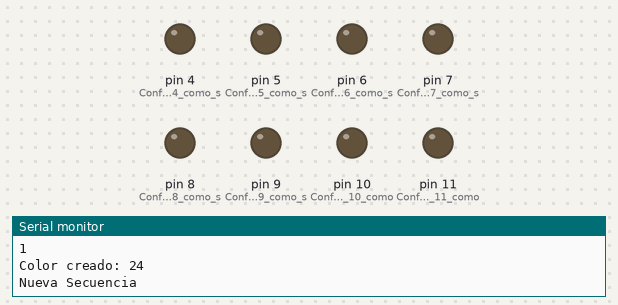
Bench run of a sketch on a simulated Arduino Uno, built with avr-gcc and run on an emulated ATmega328P. Parts: output pins drawn as LEDs (lit = HIGH), the last lines printed to the serial monitor. Random numbers use the default seed unless the sketch sets one; EEPROM starts erased.

Above: at 0.1 s.
At 0.6 s:
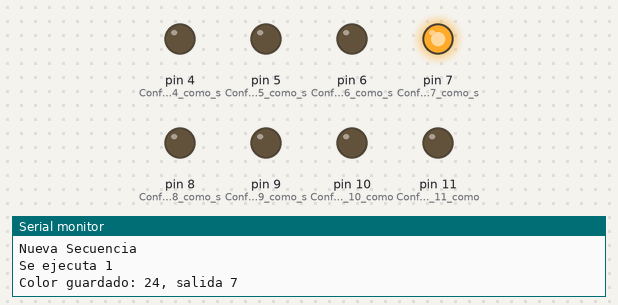
At 39.9 s:
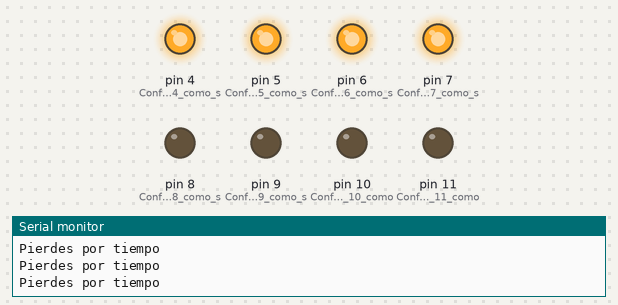
Timing chart, 0 to 40.0 s (numbered marks = the images above):
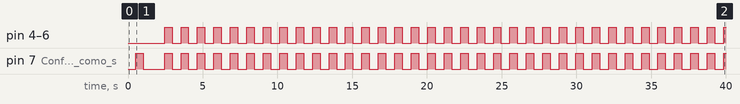

Measured:
- by itself, pin 7 (Configura_el_pin_7_como_s): goes HIGH 0.50 s, LOW 1.4 s, 34 × (HIGH 0.50 s, LOW 0.60 s), then HIGH
- by itself, pin 4 (Configura_el_pin_4_como_s), pin 5 (Configura_el_pin_5_como_s), pin 6 (Configura_el_pin_6_como_s): alternates HIGH for 0.50 s and LOW for 0.60 s

The sketch:

CodeArduino.ino
```cpp
#include <EEPROM.h> // Biblioteca para utilizar la memoria EEPROM

int cntjuego = 0; // Contador de juegos
int color = 0; // Variable para almacenar el color generado

void setup() {
  Serial.begin(9600); // Inicializa la comunicación serial a 9600 baudios
  pinMode(4, OUTPUT); // Configura el pin 4 como salida
  pinMode(5, OUTPUT); // Configura el pin 5 como salida
  pinMode(6, OUTPUT); // Configura el pin 6 como salida
  pinMode(7, OUTPUT); // Configura el pin 7 como salida
  pinMode(8, OUTPUT); // Configura el pin 8 como salida
  pinMode(9, OUTPUT); // Configura el pin 9 como salida
  pinMode(10, OUTPUT); // Configura el pin 10 como salida
  pinMode(11, OUTPUT); // Configura el pin 11 como salida
}

void loop() {
  crearColor(); // Llama a la función que crea un color aleatorio
  mostrarColor(); // Muestra la secuencia de colores almacenados
  comprobarRespuesta(); // Comprueba si la respuesta del usuario es correcta
}

void crearColor() {
  cntjuego++; // Incrementa el contador de juegos
  color = random(1, 5); // Genera un color aleatorio entre 1 y 4

  // Guarda el color en la EEPROM en función del valor generado
  switch (color) {
    case 1:
      EEPROM.write(cntjuego, 17);
      break;
    case 2:
      EEPROM.write(cntjuego, 18);
      break;
    case 3:
      EEPROM.write(cntjuego, 20);
      break;
    case 4:
      EEPROM.write(cntjuego, 24);
      break;
    default:
      break;
  }
  Serial.println(cntjuego); // Imprime el número de juego
  Serial.print("Color creado: "); // Imprime el color creado
  Serial.println(EEPROM.read(cntjuego));
  Serial.println("");
}

void mostrarColor() {
  // Muestra la secuencia de colores almacenados en la EEPROM
  for (int i = 1; i < cntjuego + 1; i++) {
    if (i == 1) {
      Serial.println("Nueva Secuencia"); // Imprime que es una nueva secuencia
    }
    delay(500); // Espera 500 milisegundos
    Serial.print("Se ejecuta "); // Imprime el número de ejecución
    Serial.println(i);

    // Enciende y apaga el LED correspondiente al color almacenado
    switch (EEPROM.read(i)) {
      case 17:
        Serial.println("Color guardado: 17, salida 4");
        digitalWrite(4, HIGH);
        delay(500);
        digitalWrite(4, LOW);
        break;
      case 18:
        Serial.println("Color guardado: 18, salida 5");
        digitalWrite(5, HIGH);
        delay(500);
        digitalWrite(5, LOW);
        break;
      case 20:
        Serial.println("Color guardado: 20, salida 6");
        digitalWrite(6, HIGH);
        delay(500);
        digitalWrite(6, LOW);
        break;
      case 24:
        Serial.println("Color guardado: 24, salida 7");
        digitalWrite(7, HIGH);
        delay(500);
        digitalWrite(7, LOW);
        break;
      default:
        break;
    }
  }
}

void comprobarRespuesta() {
  // Comprueba la respuesta del usuario para cada color en la secuencia
  for (int i = 1; i < cntjuego + 1; i++) {
    float cntCompr = 0; // Contador para el tiempo de espera
    int respuesta = 0; // Variable para almacenar la respuesta del usuario
    Serial.print("Variable i= ");
    Serial.println(i);

    // Espera hasta que el usuario proporcione una respuesta
    while (1) {
      // Lee las entradas digitales y las combina en un valor
      respuesta = 0b00010000 | digitalRead(11) << 3 | digitalRead(10) << 2 | digitalRead(9) << 1 | digitalRead(8);
      if (respuesta != 16) {
        Serial.print("Respuesta = ");
        Serial.println(respuesta);
        // Si la respuesta es correcta, se rompe el bucle
        if (respuesta == EEPROM.read(i)) {
          Serial.println("Correcto");
          respuesta = 16;
          delay(500);
          break;
        } else {
          // Si la respuesta es incorrecta, se indica y se hace parpadear los LEDs
          while (1) {
            Serial.println("Incorrecto");
            digitalWrite(4, HIGH);
            digitalWrite(5, HIGH);
            digitalWrite(6, HIGH);
            digitalWrite(7, HIGH);
            delay(500);
            digitalWrite(4, LOW);
            digitalWrite(5, LOW);
            digitalWrite(6, LOW);
            digitalWrite(7, LOW);
            delay(500);
          }
        }
      }
      cntCompr++;
      // Si el contador de tiempo supera un umbral, se indica que se pierde por tiempo
      if (cntCompr >= 50000) {
        while (1) {
          Serial.println("Pierdes por tiempo");
          digitalWrite(4, HIGH);
          digitalWrite(5, HIGH);
          digitalWrite(6, HIGH);
          digitalWrite(7, HIGH);
          delay(500);
          digitalWrite(4, LOW);
          digitalWrite(5, LOW);
          digitalWrite(6, LOW);
          digitalWrite(7, LOW);
          delay(600);
        }
      }
    }
  }
}
```
